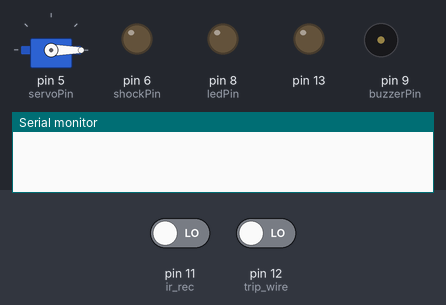
The sketch below on a simulated Arduino Uno, built with avr-gcc and run on an emulated ATmega328P. Shown: servo, output pins drawn as LEDs (lit = HIGH), buzzer (waves = sounding), the last lines printed to the serial monitor. The inputs (shaded band) are chosen by the test bench; at power-on: pin 11 (ir_rec) LOW, pin 12 (trip_wire) LOW.

Above: at 1.4 s.
1.5 s: pin 11 (ir_rec) driven HIGH
At 3.7 s:
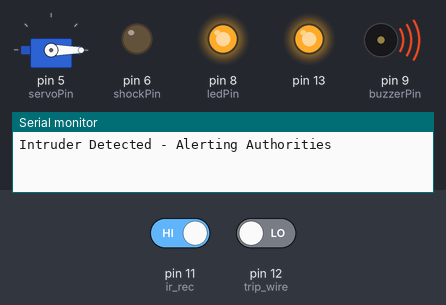
5.0 s: pin 11 (ir_rec) driven LOW
At 5.4 s:
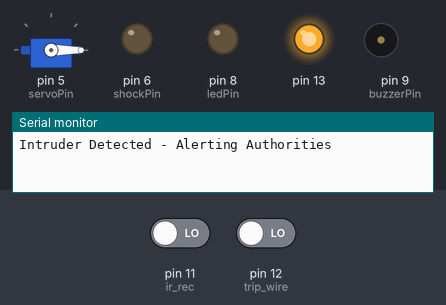
7.9 s: pin 12 (trip_wire) driven HIGH
At 11.5 s:
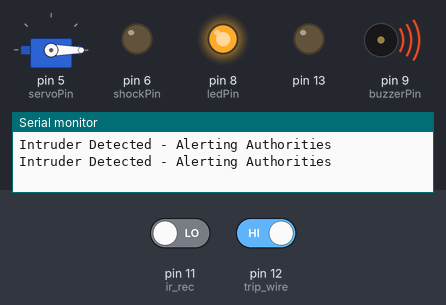
11.8 s: pin 12 (trip_wire) driven LOW
At 14.0 s:
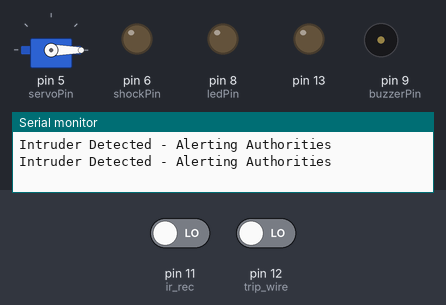
Timing chart, 0 to 15.5 s (numbered marks = the images above; inputs shaded):
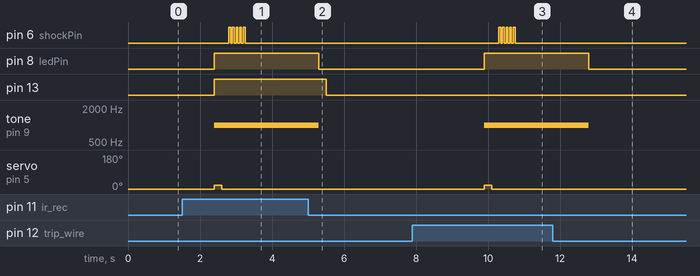

The sketch:

intruder_alarm.ino
```cpp
/*Intruder Alarm
TYSTWD
*/


#include <Servo.h>  // servo library
Servo servo1;  // servo control object
//Pins
const int trip_wire = 12; //input
const int ir_rec = 11; //input
const int buzzerPin = 9; //out
const int ledPin = 8; //out
const int servoPin = 5; //out
const int shockPin = 6;//out


void setup() {
  // put your setup code here, to run once:
  Serial.begin(9600);
  servo1.attach(servoPin);
  pinMode(13, OUTPUT);
  pinMode(trip_wire, INPUT);
  pinMode(ir_rec, INPUT);
  pinMode(buzzerPin, OUTPUT);
  pinMode(ledPin, OUTPUT);
  pinMode(servoPin, OUTPUT);
  pinMode(shockPin, OUTPUT);
  servo1.write(0);
  delay(200);

}


void loop() {

/*** Put Alarm Code Here***/


//  delay(2000);
//  cleanup();


 //- Working
  if ( tripWire() || proxySensor() ){
    light();
    call4help();
    buzzer();
    picture();
    shock();

  }
  delay(2000);
  cleanup();


} //loop end


int tripWire(){
  return digitalRead(trip_wire);
}

int proxySensor(){
  if(digitalRead(ir_rec)== HIGH){
    digitalWrite(13, HIGH);
    return 1;
  } else{
    digitalWrite(13, LOW);
    return 0;
  };
}

void buzzer(){
  tone(buzzerPin, 1000);
}

void light(){
  digitalWrite(ledPin, HIGH);
}

void call4help(){
  Serial.println("Intruder Detected - Alerting Authorities");
}

void picture(){
  servo1.write(20);
  delay(200);
  servo1.write(0);
  delay(200);
}

void shock(){
  for(int index = 0; index <= 4; index++)
  {
    digitalWrite(shockPin, HIGH);
    delay(50);
    digitalWrite(shockPin, LOW);
    delay(50);
  }
}

void cleanup(){
  noTone(buzzerPin);
  digitalWrite(ledPin, LOW);
  digitalWrite(shockPin, LOW);
  servo1.write(0);
  delay(200);
}
```

Measured:
- after the input at 1.5 s, pin 6 (shockPin): alternates HIGH for 0.05 s and LOW for 0.05 s, 10 changes in all, then stays LOW, starting after 1.3 s; pin 8 (ledPin), pin 13: LOW → HIGH after 0.90 s; tone on pin 9 (buzzerPin): silent → 1000 Hz after 0.90 s; servo on pin 5 (servoPin): 0° → 20° after 0.90 s, → 0° 0.20 s later
- after the input at 5.0 s, pin 6 (shockPin): stops changing and stays LOW; pin 8 (ledPin): goes on until 5.3 s, then stays LOW; pin 13: HIGH → LOW after 0.50 s; tone on pin 9 (buzzerPin): goes on until 5.3 s, then stays silent; servo on pin 5 (servoPin): stays 0° (without the input it goes to 20° after 0.50 s)
- after the input at 7.9 s, pin 6 (shockPin): alternates HIGH for 0.05 s and LOW for 0.05 s, 10 changes in all, then stays LOW, starting after 2.4 s; pin 8 (ledPin): LOW → HIGH after 2.0 s; tone on pin 9 (buzzerPin): silent → 1000 Hz after 2.0 s; servo on pin 5 (servoPin): 0° → 20° after 2.0 s, → 0° 0.20 s later
- after the input at 11.8 s, pin 6 (shockPin): stops changing and stays LOW; pin 8 (ledPin): goes on until 12.8 s, then stays LOW; tone on pin 9 (buzzerPin): goes on until 12.8 s, then stays silent; servo on pin 5 (servoPin): stays 0° (without the input it goes to 20° after 1.2 s)
